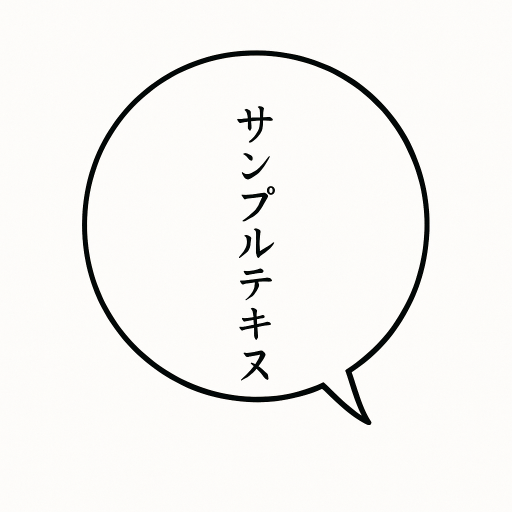
#> input picture generated_image/ChatGPT Image 2025年6月23日 19_01_52.png, 1024 x 1024 px (shown at 1/2 size)
$ python test_panel_detection.py 'generated_image/ChatGPT Image 2025年6月23日 19_01_52.png'
#> lines starting #> are read from the running program, lines starting #| are printed output that depends on the picture; after the words box and inside, x2 and y2 are one past the last pixel; in counts of white or black regions, pixels touching at a corner belong together
"""
シンプルなコマ検出のテストスクリプト
"""
import cv2
import numpy as np
import sys

def detect_panels_simple(image, area_ratio_threshold=0.85, min_area=10000):
    """
    シンプルな二値化・輪郭抽出によるコマ検出
    """
    # グレースケール変換
    gray = cv2.cvtColor(image, cv2.COLOR_BGR2GRAY)

    # 二値化（Otsuの自動閾値）
    _, binary = cv2.threshold(gray, 0, 255, cv2.THRESH_BINARY_INV + cv2.THRESH_OTSU)

    # ノイズ除去（モルフォロジー演算）
    kernel = np.ones((3, 3), np.uint8)
    binary = cv2.morphologyEx(binary, cv2.MORPH_CLOSE, kernel, iterations=2)
    binary = cv2.morphologyEx(binary, cv2.MORPH_OPEN, kernel, iterations=1)

    # 輪郭検出
    contours, _ = cv2.findContours(binary, cv2.RETR_EXTERNAL, cv2.CHAIN_APPROX_SIMPLE)

    panels = []
    img_h, img_w = image.shape[:2]

    print(f"検出された輪郭数: {len(contours)}")

    for i, contour in enumerate(contours):
        # 輪郭の面積を計算
        contour_area = cv2.contourArea(contour)

        # 小さすぎる輪郭は無視
        if contour_area < min_area:
            continue

        # バウンディングボックスを取得
        x, y, w, h = cv2.boundingRect(contour)
        bbox_area = w * h

        # 面積比を計算
        area_ratio = contour_area / bbox_area if bbox_area > 0 else 0

        print(f"輪郭 {i}: 面積={contour_area:.0f}, bbox面積={bbox_area}, 面積比={area_ratio:.3f}")

        # 面積比が閾値以上の場合、コマとして認識
        if area_ratio >= area_ratio_threshold:
            # パネルマスクを作成
            panel_mask = np.zeros((h, w), dtype=np.uint8)

            # 輪郭を相対座標に変換してマスクに描画
            contour_relative = contour - np.array([x, y])
            cv2.drawContours(panel_mask, [contour_relative], -1, 255, -1)

            panels.append((panel_mask, (x, y, w, h)))
            print(f"  → コマとして認識")

    return panels, binary


def visualize_panels(image, panels):
    """検出されたパネルを可視化"""
    result = image.copy()

    for i, (panel_mask, bbox) in enumerate(panels):
        x, y, w, h = bbox
        # バウンディングボックスを描画
        cv2.rectangle(result, (x, y), (x+w, y+h), (0, 255, 0), 3)
        # ラベルを表示
        cv2.putText(result, f"Panel {i+1}", (x+10, y+30),
                   cv2.FONT_HERSHEY_SIMPLEX, 1, (0, 255, 0), 2)

    return result


if __name__ == "__main__":
    if len(sys.argv) < 2:
        print("使用法: python test_panel_detection.py <画像パス>")
        print("例: python test_panel_detection.py generated_double_backs/001.png")
        sys.exit(1)

    image_path = sys.argv[1]

    # 画像読み込み
    image = cv2.imread(image_path)
#> image is the input picture: shape (1024, 1024, 3); mean B, G, R 242, 244.3, 245.3
    if image is None:
        print(f"エラー: 画像の読み込みに失敗 - {image_path}")
        sys.exit(1)

    print(f"\n画像サイズ: {image.shape[1]}x{image.shape[0]}")
#| 画像サイズ: 1024x1024
    print("=" * 60)

    # コマ検出（デフォルトパラメータ）
    print("\n[デフォルトパラメータ: 面積比>=0.85, 最小面積=10000]")
    panels_default, binary = detect_panels_simple(image)
#> in detect_panels_simple, `_, binary = cv2.threshold(gray, 0, 255, cv2.THRESH_BINARY_INV + cv2.TH..`:
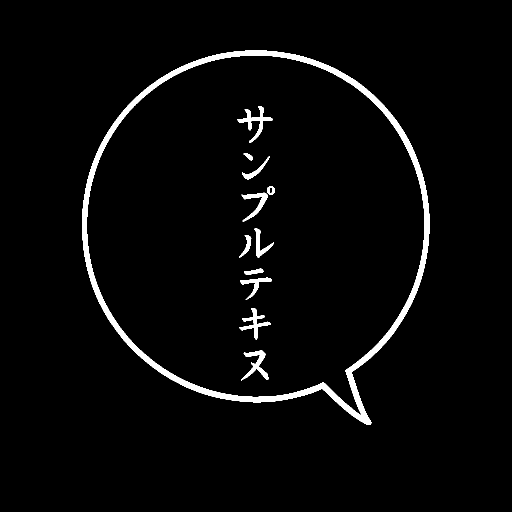
#> binary: shape (1024, 1024) (shown at 1/2 size); 3% white; 12 white regions, largest, box (x1, y1, x2, y2) and area: (164, 101, 859, 850) 24796, (474, 212, 546, 285) 1207, (482, 701, 537, 761) 1065
#> in detect_panels_simple, `binary = cv2.morphologyEx(binary, cv2.MORPH_CLOSE, kernel, iterations=2)`: binary: shape (1024, 1024); 3% white; 11 white regions, largest, box (x1, y1, x2, y2) and area: (164, 101, 859, 850) 24836, (474, 212, 546, 285) 1212, (482, 701, 537, 761) 1092
#> in detect_panels_simple, `binary = cv2.morphologyEx(binary, cv2.MORPH_OPEN, kernel, iterations=1)`: binary: shape (1024, 1024); 3% white; 11 white regions
#> in detect_panels_simple, `contours, _ = cv2.findContours(binary, cv2.RETR_EXTERNAL, cv2.CHAIN_AP..`: contours = 1 contour; box (x1, y1, x2, y2) and area: (164, 101, 859, 850) 388456
#| 検出された輪郭数: 1
#> the loop in detect_panels_simple, `for i, contour in enumerate(contours):` made 1 pass
#> (contour_area, x, y, w, h, bbox_area, area_ratio) on pass 1: (388456, 164, 101, 695, 749, 520555, 0.746)
#| 輪郭 0: 面積=388456, bbox面積=520555, 面積比=0.746
#> after the loop in detect_panels_simple, `for i, contour in enumerate(contours):`: panels = []
#> panels_default = []
    print(f"\n検出されたコマ数: {len(panels_default)}\n")
#| 検出されたコマ数: 0

    # 結果を可視化
    result_default = visualize_panels(image, panels_default)

    # 保存
    output_path = "test_panel_detection_result.png"
    cv2.imwrite(output_path, result_default)
    print(f"結果画像を保存: {output_path}")

    binary_path = "test_panel_detection_binary.png"
    cv2.imwrite(binary_path, binary)
    print(f"二値化画像を保存: {binary_path}")

    # より緩い条件でもテスト
    print("\n" + "=" * 60)
    print("[緩いパラメータ: 面積比>=0.75, 最小面積=5000]")
    panels_loose, _ = detect_panels_simple(image, area_ratio_threshold=0.75, min_area=5000)
#| 検出された輪郭数: 1
#> the loop in detect_panels_simple (call 2), `for i, contour in enumerate(contours):` made 1 pass
#| 輪郭 0: 面積=388456, bbox面積=520555, 面積比=0.746
#> panels_loose = []
    print(f"\n検出されたコマ数: {len(panels_loose)}\n")
#| 検出されたコマ数: 0

    result_loose = visualize_panels(image, panels_loose)
    output_loose = "test_panel_detection_result_loose.png"
    cv2.imwrite(output_loose, result_loose)
    print(f"結果画像を保存（緩い条件）: {output_loose}")

$ run again, on generated_image/sample.png
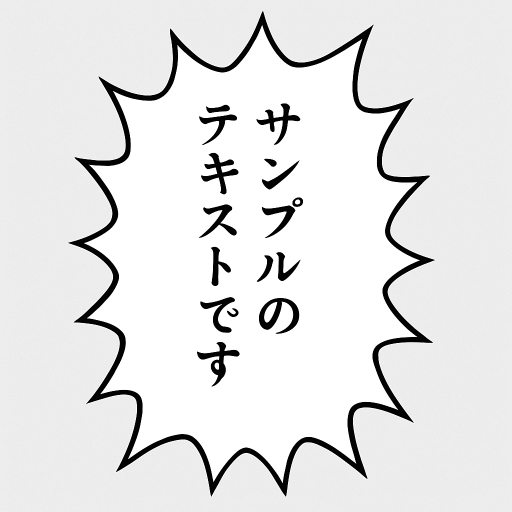
#> input picture generated_image/sample.png, 1024 x 1024 px (shown at 1/2 size)
#> image is the input picture: shape (1024, 1024, 3); mean B, G, R 229.5, 229.4, 229.4
#| 画像サイズ: 1024x1024
#> in detect_panels_simple, `_, binary = cv2.threshold(gray, 0, 255, cv2.THRESH_BINARY_INV + cv2.TH..`:
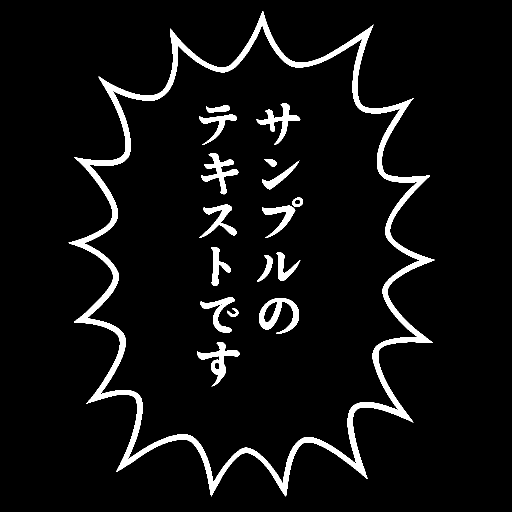
#> binary: shape (1024, 1024) (shown at 1/2 size); 5.9% white; 17 white regions, largest, box (x1, y1, x2, y2) and area: (137, 22, 869, 993) 42815, (518, 596, 598, 668) 2362, (394, 684, 479, 773) 2034
#> in detect_panels_simple, `binary = cv2.morphologyEx(binary, cv2.MORPH_OPEN, kernel, iterations=1)`:
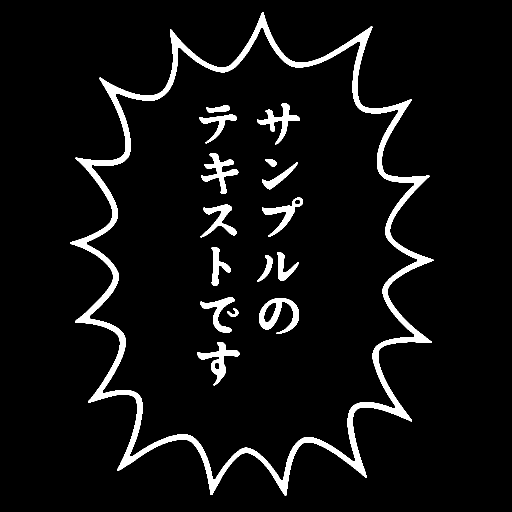
#> binary: shape (1024, 1024) (shown at 1/2 size); 5.9% white; 16 white regions
#> contours = 1 contour; box (x1, y1, x2, y2) and area: (140, 24, 867, 991) 442835
#| 検出された輪郭数: 1
#> the loop in detect_panels_simple, `for i, contour in enumerate(contours):` made 1 pass
#> (contour_area, x, y, w, h, bbox_area, area_ratio) on pass 1: (442835, 140, 24, 727, 967, 703009, 0.63)
#> (printed output is left out)
#> after the loop in detect_panels_simple, `for i, contour in enumerate(contours):`: panels = []
#| 検出されたコマ数: 0
#| 検出された輪郭数: 1
#> the loop in detect_panels_simple (call 2), `for i, contour in enumerate(contours):` made 1 pass
#> (printed output is left out)
#| 検出されたコマ数: 0
